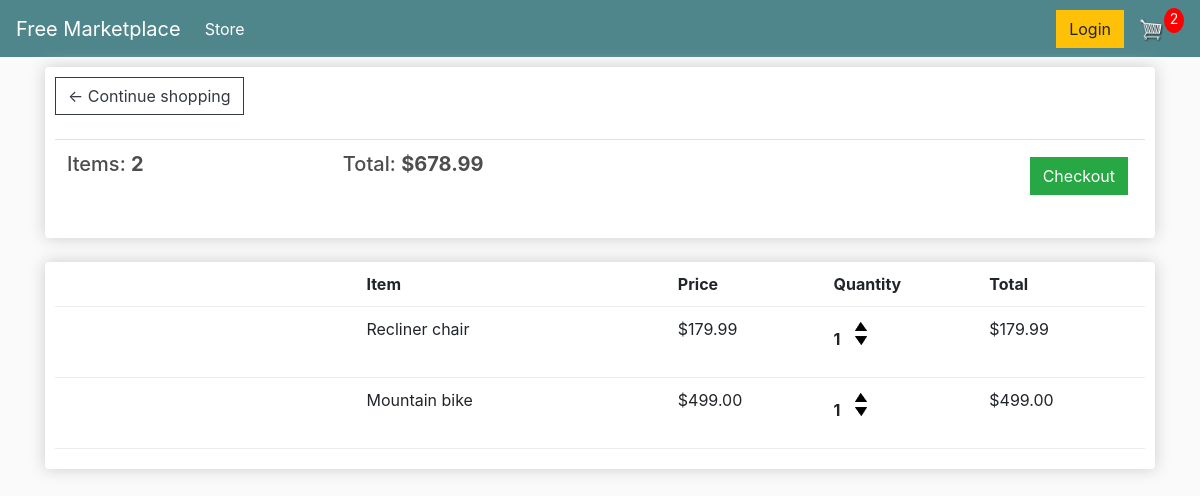
The app's page /cart/ (signed in) with its own data.
### store/models.py (models this page shows, shortened)
class Order(models.Model):
    customer = models.ForeignKey(
        Customer, on_delete=models.SET_NULL, null=True, blank=True
    )
    date_ordered = models.DateTimeField(auto_now_add=True)
    complete = models.BooleanField(default=False, null=True, blank=False)
    transaction_id = models.CharField(max_length=100, null=True)
    @property
    def get_cart_total(self):
        orderitems = self.orderitem_set.all()
        total = sum([item.get_total for item in orderitems])
        return total
    @property
    def get_cart_items(self):
        orderitems = self.orderitem_set.all()
        total = sum([item.quantity for item in orderitems])
        return total

class OrderItem(models.Model):
    product = models.ForeignKey(
        Product, on_delete=models.SET_NULL, blank=True, null=True
    )
    order = models.ForeignKey(Order, on_delete=models.SET_NULL, blank=True, null=True)
    quantity = models.IntegerField(default=0, null=True, blank=True)
    date_added = models.DateTimeField(auto_now_add=True)
    @property
    def get_total(self):
        total = self.product.price * self.quantity
        return total

class Product(models.Model):
    name = models.CharField(max_length=200)
    price = models.DecimalField(max_digits=7, decimal_places=2)
    digital = models.BooleanField(default=False, null=True, blank=True)
    image = models.ImageField(null=True, blank=True)
    @property
    def imageURL(self):
        try:
            url = self.image.url
        except:
            url = ""
        return url

### store/views.py (the view)
# urls.py: path("cart/", views.cart, name="cart"),
def cart(request):
    data = cartData(request)
    cartItems = data["cartItems"]
    order = data["order"]
    items = data["items"]
    context = {"items": items, "order": order, "cartItems": cartItems}
    return render(request, "store/cart.html", context)

### store/utils.py (called while the page is built)
def cartData(request):
    if request.user.is_authenticated:
        customer = request.user.customer
        order, created = Order.objects.get_or_create(customer=customer, complete=False)
        items = order.orderitem_set.all()
        cartItems = order.get_cart_items
    else:
        cookieData = cookieCart(request)
        cartItems = cookieData["cartItems"]
        order = cookieData["order"]
        items = cookieData["items"]
    return {"cartItems": cartItems, "order": order, "items": items}

### store/templates/store/cart.html
{% extends 'store/main.html' %}
{% load humanize %}
{% load static %}
{% block content %}
<div class="row">
	<div class="col-lg-12">
		<div class="box-element">
			<a href="{% url 'store' %}" class="btn btn-outline-dark">&#x2190; Continue shopping</a>
			<br>
			<br>
			<table class="table">
				<tr>
					<th><h5>Items: <strong>{{order.get_cart_items}}</strong></h5></th>
					<th><h5>Total: <strong>${{order.get_cart_total}}</strong></h5></th>
					<th>
						<a style="float: right; margin: 5px;" href="{% url 'checkout' %}" class="btn btn-success">Checkout</a>
					</th>
				</tr>
			</table>
		</div>
		<br>
		<div class="box-element">
			<div class="cart-row">
				<div style="flex: 2;"></div>
				<div style="flex: 2;"><strong>Item</strong></div>
				<div style="flex: 1;"><strong>Price</strong></div>
				<div style="flex: 1;"><strong>Quantity</strong></div>
				<div style="flex: 1;"><strong>Total</strong></div>
			</div>
			{% for item in items %}
			<div class="cart-row">
				<div style="flex: 2;"><img class="row-image" src="{{item.product.imageURL}}" alt=""></div>
				<div style="flex: 2;">{{item.product.name}}</div>
				<div style="flex: 1;">${{item.product.price}}</div>
				<div style="flex: 1;">
					<p class="quantity">{{item.quantity}}</p>
					<div class="quantity">
						<img data-product='{{item.product.id}}' data-action="add" class="chg-quantity update-cart" src="{% static 'images/arrow-up.png' %}" alt="">
						<img data-product='{{item.product.id}}' data-action="remove" class="chg-quantity update-cart" src="{% static 'images/arrow-down.png' %}" alt="">
					</div>
				</div>
				<div style="flex: 1;">${{item.get_total}}</div>
			</div>
			{% endfor %}
		</div>
	</div>
</div>
{% endblock content %}

### static/css/main.css (style rules this page uses)
body { background-color: hsl(0, 0%, 98%); }
h1,h2,h3,h4,h5,h6 { color:hsl(0, 0%, 30%); }
.box-element { box-shadow:hsl(0, 0%, 80%) 0 0 16px; background-color: #fff; border-radius: 4px; padding: 10px; }
.col-lg-4, .col-lg-6, .col-lg-8, .col-lg-12 { margin-top: 10px; }
.btn { border-radius: 0; }
.cart-row { display: flex; align-items: flex-stretch; padding-bottom: 10px; margin-bottom: 10px; border-bottom: 1px solid #ececec; }
.quantity { display: inline-block; font-weight: 700; padding-right:10px; }
.chg-quantity { width: 12px; cursor: pointer; display: block; margin-top: 5px; transition:.1s; }

### records on screen
Order: get_cart_items "2", get_cart_total "678.99"
OrderItem: product.name "Recliner chair", product.price "179.99", quantity "1", get_total "179.99"
OrderItem: product.name "Mountain bike", product.price "499.00", quantity "1", get_total "499.00"

### other values on screen
{{ cartItems }} "2"
